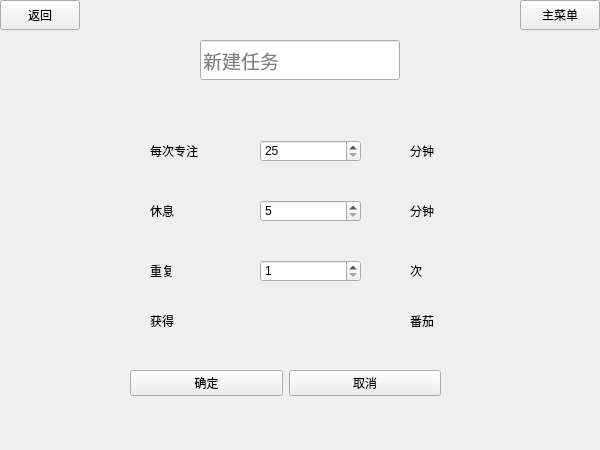
<?xml version="1.0" encoding="UTF-8"?>
<ui version="4.0">
 <class>taskCreate</class>
 <widget class="QWidget" name="taskCreate">
  <property name="enabled">
   <bool>true</bool>
  </property>
  <property name="geometry">
   <rect>
    <x>0</x>
    <y>0</y>
    <width>600</width>
    <height>450</height>
   </rect>
  </property>
  <property name="minimumSize">
   <size>
    <width>600</width>
    <height>450</height>
   </size>
  </property>
  <property name="maximumSize">
   <size>
    <width>600</width>
    <height>450</height>
   </size>
  </property>
  <property name="windowTitle">
   <string>创建任务</string>
  </property>
  <property name="windowIcon">
   <iconset>
    <normaloff>clock.png</normaloff>clock.png</iconset>
  </property>
  <widget class="QWidget" name="widget" native="true">
   <property name="geometry">
    <rect>
     <x>0</x>
     <y>0</y>
     <width>600</width>
     <height>30</height>
    </rect>
   </property>
   <widget class="QPushButton" name="btn_mainMenu">
    <property name="geometry">
     <rect>
      <x>520</x>
      <y>0</y>
      <width>80</width>
      <height>30</height>
     </rect>
    </property>
    <property name="text">
     <string>主菜单</string>
    </property>
   </widget>
   <widget class="QPushButton" name="btn_return">
    <property name="geometry">
     <rect>
      <x>0</x>
      <y>0</y>
      <width>80</width>
      <height>30</height>
     </rect>
    </property>
    <property name="text">
     <string>返回</string>
    </property>
   </widget>
  </widget>
  <widget class="QWidget" name="widget_2" native="true">
   <property name="geometry">
    <rect>
     <x>0</x>
     <y>40</y>
     <width>600</width>
     <height>40</height>
    </rect>
   </property>
   <property name="font">
    <font>
     <pointsize>14</pointsize>
    </font>
   </property>
   <widget class="QLineEdit" name="name">
    <property name="geometry">
     <rect>
      <x>200</x>
      <y>0</y>
      <width>200</width>
      <height>40</height>
     </rect>
    </property>
    <property name="placeholderText">
     <string>新建任务</string>
    </property>
   </widget>
  </widget>
  <widget class="QWidget" name="widget_3" native="true">
   <property name="geometry">
    <rect>
     <x>110</x>
     <y>120</y>
     <width>421</width>
     <height>231</height>
    </rect>
   </property>
   <widget class="QWidget" name="widget_5" native="true">
    <property name="geometry">
     <rect>
      <x>30</x>
      <y>10</y>
      <width>341</width>
      <height>51</height>
     </rect>
    </property>
    <widget class="QLabel" name="label_2">
     <property name="geometry">
      <rect>
       <x>10</x>
       <y>10</y>
       <width>71</width>
       <height>21</height>
      </rect>
     </property>
     <property name="font">
      <font>
       <pointsize>9</pointsize>
      </font>
     </property>
     <property name="text">
      <string>每次专注</string>
     </property>
    </widget>
    <widget class="MyQSpinBox" name="time">
     <property name="geometry">
      <rect>
       <x>120</x>
       <y>10</y>
       <width>101</width>
       <height>22</height>
      </rect>
     </property>
     <property name="specialValueText">
      <string>25</string>
     </property>
     <property name="minimum">
      <number>25</number>
     </property>
     <property name="maximum">
      <number>9999</number>
     </property>
     <property name="singleStep">
      <number>5</number>
     </property>
     <property name="stepType">
      <enum>QAbstractSpinBox::DefaultStepType</enum>
     </property>
     <property name="displayIntegerBase">
      <number>10</number>
     </property>
    </widget>
    <widget class="QLabel" name="label_6">
     <property name="geometry">
      <rect>
       <x>270</x>
       <y>10</y>
       <width>71</width>
       <height>21</height>
      </rect>
     </property>
     <property name="text">
      <string>分钟</string>
     </property>
    </widget>
   </widget>
   <widget class="QWidget" name="widget_6" native="true">
    <property name="geometry">
     <rect>
      <x>30</x>
      <y>50</y>
      <width>341</width>
      <height>61</height>
     </rect>
    </property>
    <widget class="QLabel" name="label_3">
     <property name="geometry">
      <rect>
       <x>10</x>
       <y>30</y>
       <width>71</width>
       <height>21</height>
      </rect>
     </property>
     <property name="text">
      <string>休息</string>
     </property>
    </widget>
    <widget class="QSpinBox" name="freetime">
     <property name="geometry">
      <rect>
       <x>120</x>
       <y>30</y>
       <width>101</width>
       <height>22</height>
      </rect>
     </property>
     <property name="specialValueText">
      <string>5</string>
     </property>
    </widget>
    <widget class="QLabel" name="label_7">
     <property name="geometry">
      <rect>
       <x>270</x>
       <y>30</y>
       <width>71</width>
       <height>21</height>
      </rect>
     </property>
     <property name="text">
      <string>分钟</string>
     </property>
    </widget>
   </widget>
   <widget class="QWidget" name="widget_7" native="true">
    <property name="geometry">
     <rect>
      <x>30</x>
      <y>120</y>
      <width>341</width>
      <height>51</height>
     </rect>
    </property>
    <widget class="QLabel" name="label_4">
     <property name="geometry">
      <rect>
       <x>10</x>
       <y>20</y>
       <width>81</width>
       <height>21</height>
      </rect>
     </property>
     <property name="text">
      <string>重复</string>
     </property>
    </widget>
    <widget class="QSpinBox" name="frequency">
     <property name="geometry">
      <rect>
       <x>120</x>
       <y>20</y>
       <width>101</width>
       <height>22</height>
      </rect>
     </property>
     <property name="specialValueText">
      <string>1</string>
     </property>
     <property name="minimum">
      <number>1</number>
     </property>
    </widget>
    <widget class="QLabel" name="label_8">
     <property name="geometry">
      <rect>
       <x>270</x>
       <y>20</y>
       <width>71</width>
       <height>21</height>
      </rect>
     </property>
     <property name="text">
      <string>次</string>
     </property>
    </widget>
   </widget>
   <widget class="QWidget" name="widget_8" native="true">
    <property name="geometry">
     <rect>
      <x>30</x>
      <y>180</y>
      <width>341</width>
      <height>41</height>
     </rect>
    </property>
    <widget class="QLabel" name="label_5">
     <property name="geometry">
      <rect>
       <x>10</x>
       <y>10</y>
       <width>71</width>
       <height>21</height>
      </rect>
     </property>
     <property name="text">
      <string>获得</string>
     </property>
    </widget>
    <widget class="QLabel" name="quantity">
     <property name="geometry">
      <rect>
       <x>120</x>
       <y>10</y>
       <width>101</width>
       <height>21</height>
      </rect>
     </property>
     <property name="text">
      <string/>
     </property>
    </widget>
    <widget class="QLabel" name="label_9">
     <property name="geometry">
      <rect>
       <x>270</x>
       <y>10</y>
       <width>71</width>
       <height>21</height>
      </rect>
     </property>
     <property name="text">
      <string>番茄</string>
     </property>
    </widget>
   </widget>
  </widget>
  <widget class="QWidget" name="widget_4" native="true">
   <property name="geometry">
    <rect>
     <x>130</x>
     <y>360</y>
     <width>311</width>
     <height>46</height>
    </rect>
   </property>
   <layout class="QHBoxLayout" name="horizontalLayout">
    <item>
     <widget class="QPushButton" name="ok">
      <property name="text">
       <string>确定</string>
      </property>
     </widget>
    </item>
    <item>
     <widget class="QPushButton" name="cancel">
      <property name="text">
       <string>取消</string>
      </property>
     </widget>
    </item>
   </layout>
  </widget>
 </widget>
 <customwidgets>
  <customwidget>
   <class>MyQSpinBox</class>
   <extends>QSpinBox</extends>
   <header location="global">myqspinbox.h</header>
   <slots>
    <slot>caculate(int,int)</slot>
   </slots>
  </customwidget>
 </customwidgets>
 <resources/>
 <connections/>
</ui>
